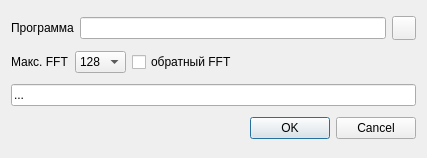
<?xml version="1.0" encoding="UTF-8"?>
<ui version="4.0">
 <class>FFTWisdomDialog</class>
 <widget class="QDialog" name="FFTWisdomDialog">
  <property name="geometry">
   <rect>
    <x>0</x>
    <y>0</y>
    <width>427</width>
    <height>158</height>
   </rect>
  </property>
  <property name="font">
   <font>
    <family>Liberation Sans</family>
    <pointsize>9</pointsize>
   </font>
  </property>
  <property name="windowTitle">
   <string>Генератор FFTW Wisdom</string>
  </property>
  <layout class="QVBoxLayout" name="verticalLayout">
   <item>
    <layout class="QHBoxLayout" name="exeLayout">
     <item>
      <widget class="QLabel" name="executableLabel">
       <property name="sizePolicy">
        <sizepolicy hsizetype="Maximum" vsizetype="Preferred">
         <horstretch>0</horstretch>
         <verstretch>0</verstretch>
        </sizepolicy>
       </property>
       <property name="toolTip">
        <string>Путь к fftwf-wisdom</string>
       </property>
       <property name="text">
        <string>Программа</string>
       </property>
      </widget>
     </item>
     <item>
      <widget class="QLineEdit" name="executable">
       <property name="toolTip">
        <string>Программа FFTW Wisdom</string>
       </property>
      </widget>
     </item>
     <item>
      <widget class="QPushButton" name="showFileDialog">
       <property name="minimumSize">
        <size>
         <width>24</width>
         <height>24</height>
        </size>
       </property>
       <property name="maximumSize">
        <size>
         <width>24</width>
         <height>24</height>
        </size>
       </property>
       <property name="toolTip">
        <string>Выбрать файл</string>
       </property>
       <property name="text">
        <string/>
       </property>
       <property name="icon">
        <iconset resource="../resources/res.qrc">
         <normaloff>:/preset-load.png</normaloff>:/preset-load.png</iconset>
       </property>
      </widget>
     </item>
    </layout>
   </item>
   <item>
    <layout class="QHBoxLayout" name="argsLayout">
     <item>
      <widget class="QLabel" name="fftwMaxSizeLabel">
       <property name="text">
        <string>Макс. FFT</string>
       </property>
      </widget>
     </item>
     <item>
      <widget class="QComboBox" name="fftwMaxSize">
       <property name="toolTip">
        <string>Макс. размер FFT</string>
       </property>
       <item>
        <property name="text">
         <string>128</string>
        </property>
       </item>
       <item>
        <property name="text">
         <string>256</string>
        </property>
       </item>
       <item>
        <property name="text">
         <string>512</string>
        </property>
       </item>
       <item>
        <property name="text">
         <string>1k</string>
        </property>
       </item>
       <item>
        <property name="text">
         <string>2k</string>
        </property>
       </item>
       <item>
        <property name="text">
         <string>4k</string>
        </property>
       </item>
       <item>
        <property name="text">
         <string>8k</string>
        </property>
       </item>
       <item>
        <property name="text">
         <string>16k</string>
        </property>
       </item>
       <item>
        <property name="text">
         <string>32k</string>
        </property>
       </item>
      </widget>
     </item>
     <item>
      <widget class="QCheckBox" name="fftwReverse">
       <property name="toolTip">
        <string>Синхр. с Reverse API</string>
       </property>
       <property name="text">
        <string>обратный FFT</string>
       </property>
      </widget>
     </item>
     <item>
      <spacer name="horizontalSpacer">
       <property name="orientation">
        <enum>Qt::Horizontal</enum>
       </property>
       <property name="sizeHint" stdset="0">
        <size>
         <width>40</width>
         <height>20</height>
        </size>
       </property>
      </spacer>
     </item>
    </layout>
   </item>
   <item>
    <layout class="QHBoxLayout" name="commandLayout">
     <item>
      <widget class="QLineEdit" name="fftwCommand">
       <property name="minimumSize">
        <size>
         <width>120</width>
         <height>0</height>
        </size>
       </property>
       <property name="toolTip">
        <string>Запуск FFTW Wisdom</string>
       </property>
       <property name="text">
        <string>...</string>
       </property>
      </widget>
     </item>
    </layout>
   </item>
   <item>
    <widget class="QDialogButtonBox" name="buttonBox">
     <property name="orientation">
      <enum>Qt::Horizontal</enum>
     </property>
     <property name="standardButtons">
      <set>QDialogButtonBox::Cancel|QDialogButtonBox::Ok</set>
     </property>
    </widget>
   </item>
  </layout>
 </widget>
 <resources>
  <include location="../resources/res.qrc"/>
 </resources>
 <connections>
  <connection>
   <sender>buttonBox</sender>
   <signal>accepted()</signal>
   <receiver>FFTWisdomDialog</receiver>
   <slot>accept()</slot>
   <hints>
    <hint type="sourcelabel">
     <x>248</x>
     <y>254</y>
    </hint>
    <hint type="destinationlabel">
     <x>157</x>
     <y>274</y>
    </hint>
   </hints>
  </connection>
  <connection>
   <sender>buttonBox</sender>
   <signal>rejected()</signal>
   <receiver>FFTWisdomDialog</receiver>
   <slot>reject()</slot>
   <hints>
    <hint type="sourcelabel">
     <x>316</x>
     <y>260</y>
    </hint>
    <hint type="destinationlabel">
     <x>286</x>
     <y>274</y>
    </hint>
   </hints>
  </connection>
 </connections>
</ui>
